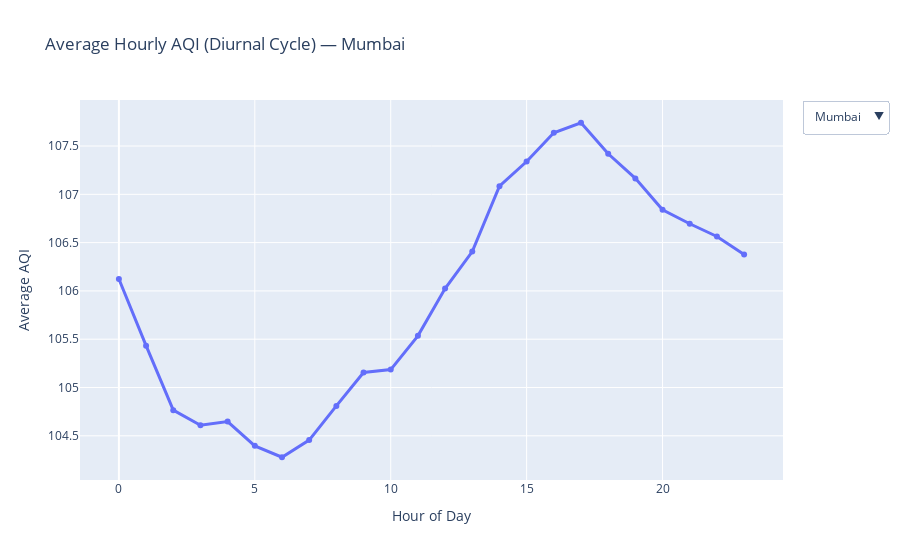

The notebook cell this image was saved under:
### Markdown cell above
### Inference:-
This graph compares hourly AQI on Diwali with a normal winter day for different years.
The trend is very clear:

- Delhi shows a heavy spike between 7 PM and 2 AM on Diwali night.
This comes from fireworks + winter inversion, which traps pollutants near the ground.
Even if the day remains normal, the AQI shoots up at night, and this pattern repeats almost every year.

- Mumbai, on the other hand, stays almost flat on both days.
There is little or no Diwali spike.
The sea breeze and coastal humidity help disperse pollution quickly, so the effect of fireworks doesn’t accumulate in the air.

Overall, Delhi shows a strong Diwali impact while Mumbai barely reacts.
The difference highlights how geography + weather control how festivals affect pollution.

### Code cell
diurnal = df.groupby(['City', 'Hour'])['AQI'].mean().reset_index()
initial_city = 'Delhi'
sub = diurnal[diurnal['City'] == initial_city]

fig = go.Figure()

fig.add_trace(go.Scatter(
    x=sub['Hour'], y=sub['AQI'],
    mode='lines+markers',
    name=initial_city,
    line=dict(width=3)
))
buttons = []
for city in cities:
    tmp = diurnal[diurnal['City'] == city]
    
    buttons.append(dict(
        label=city,
        method="update",
        args=[
            {"x": [tmp['Hour']], 
             "y": [tmp['AQI']]},
            {"title": f"Average Hourly AQI (Diurnal Cycle) — {city}"}
        ]
    ))
fig.update_layout(
    updatemenus=[{
        "buttons": buttons,
        "direction": "down",
        "x": 1.15,
        "y": 1,
        "showactive": True
    }],
    title=f"Average Hourly AQI (Diurnal Cycle) — {initial_city}",
    xaxis_title="Hour of Day",
    yaxis_title="Average AQI",
    height=550
)
fig.show()

### Figure 1 — Plotly figure (JSON) as saved in the notebook; plotly's stock layout.template omitted (floating-point values rounded to 4 significant figures)
{"data": [{"line": {"width": 3}, "mode": "lines+markers", "name": "Delhi", "type": "scatter", "x": [0, 1, 2, 3, 4, 5, 6, 7, 8, 9, 10, 11, 12, 13, 14, 15, 16, 17, 18, 19, 20, 21, 22, 23], "y": [106.1, 105.4, 104.8, 104.6, 104.6, 104.4, 104.3, 104.5, 104.8, 105.2, 105.2, 105.5, 106.0, 106.4, 107.1, 107.3, 107.6, 107.7, 107.4, 107.2, 106.8, 106.7, 106.6, 106.4]}], "layout": {"autosize": true, "title": {"text": "Average Hourly AQI (Diurnal Cycle) — Mumbai"}, "updatemenus": [{"active": 1, "buttons": [{"args": [{"x": [[0, 1, 2, 3, 4, 5, 6, 7, 8, 9, 10, 11, 12, 13, 14, 15, 16, 17, 18, 19, 20, 21, 22, 23]], "y": [[260.0, 260.0, 259.6, 259.3, 259.4, 259.2, 258.9, 258.6, 258.2, 258.4, 258.8, 259.4, 260.0, 260.7, 260.7, 261.6, 261.9, 262.1, 261.6, 261.3, 261.1, 261.1, 261.0, 260.7]]}, {"title": "Average Hourly AQI (Diurnal Cycle) — Delhi"}], "label": "Delhi", "method": "update"}, {"args": [{"x": [[0, 1, 2, 3, 4, 5, 6, 7, 8, 9, 10, 11, 12, 13, 14, 15, 16, 17, 18, 19, 20, 21, 22, 23]], "y": [[106.1, 105.4, 104.8, 104.6, 104.6, 104.4, 104.3, 104.5, 104.8, 105.2, 105.2, 105.5, 106.0, 106.4, 107.1, 107.3, 107.6, 107.7, 107.4, 107.2, 106.8, 106.7, 106.6, 106.4]]}, {"title": "Average Hourly AQI (Diurnal Cycle) — Mumbai"}], "label": "Mumbai", "method": "update"}], "direction": "down", "showactive": true, "x": 1.15, "y": 1}], "xaxis": {"autorange": true, "range": [-1.398, 24.4], "title": {"text": "Hour of Day"}, "type": "linear"}, "yaxis": {"autorange": true, "range": [104.0, 108.0], "title": {"text": "Average AQI"}, "type": "linear"}}}
